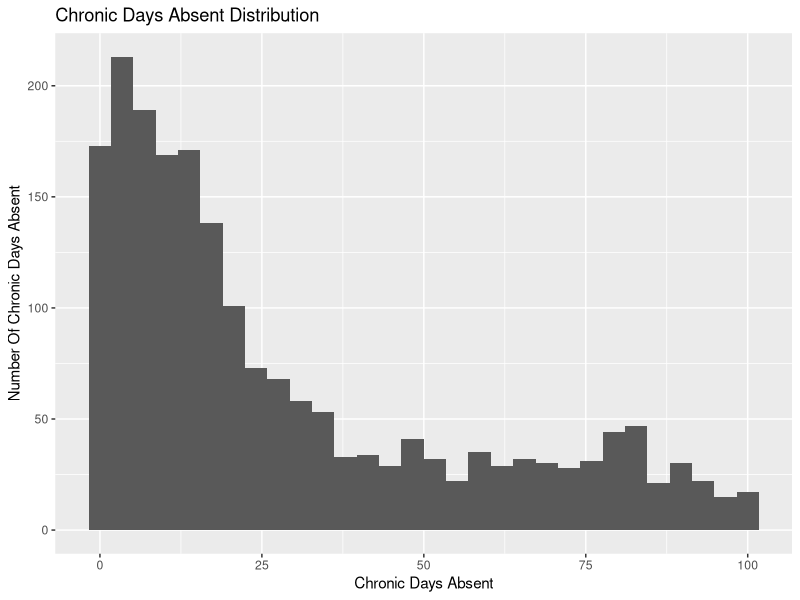
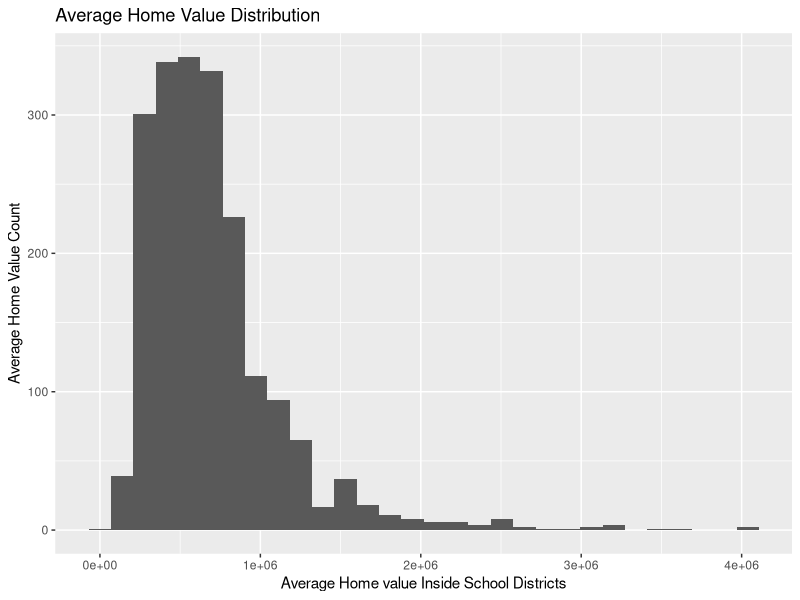
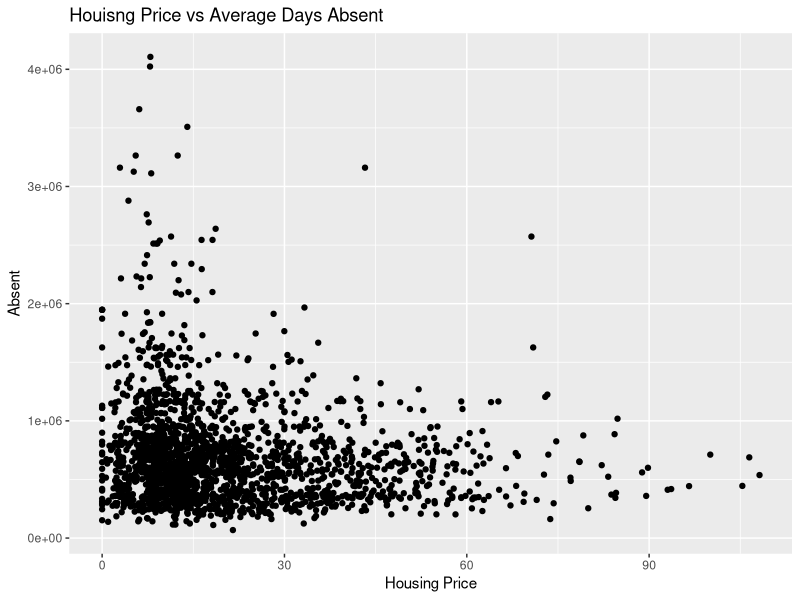
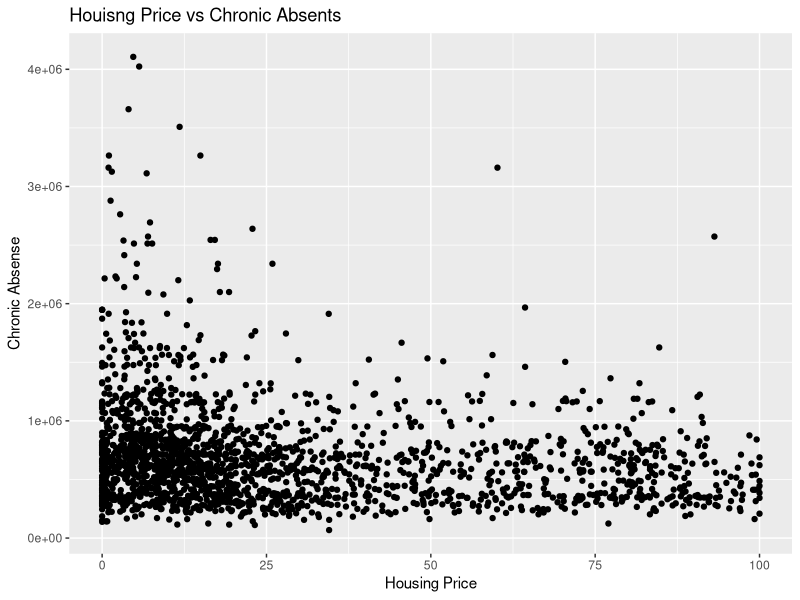
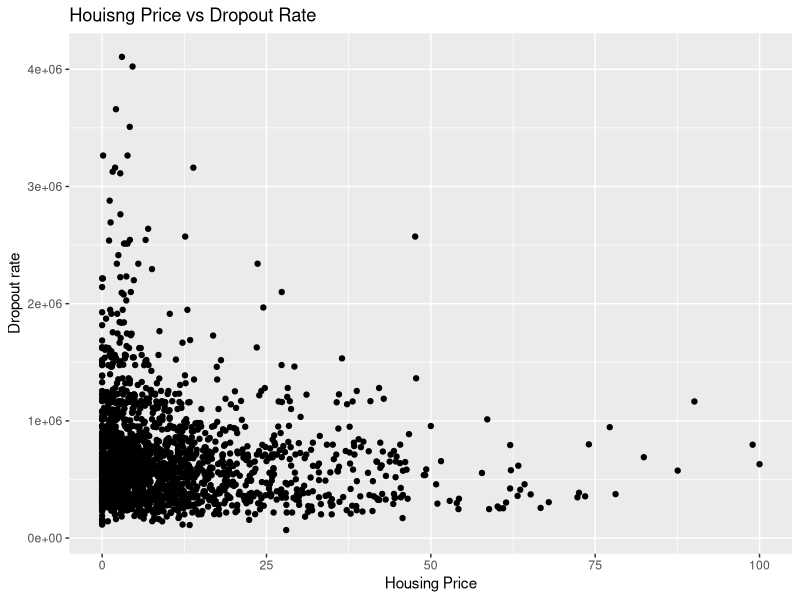
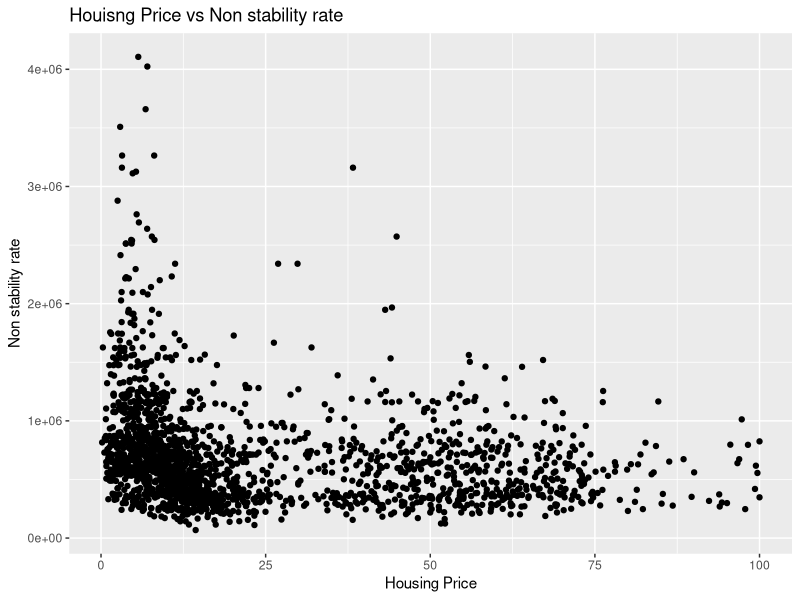
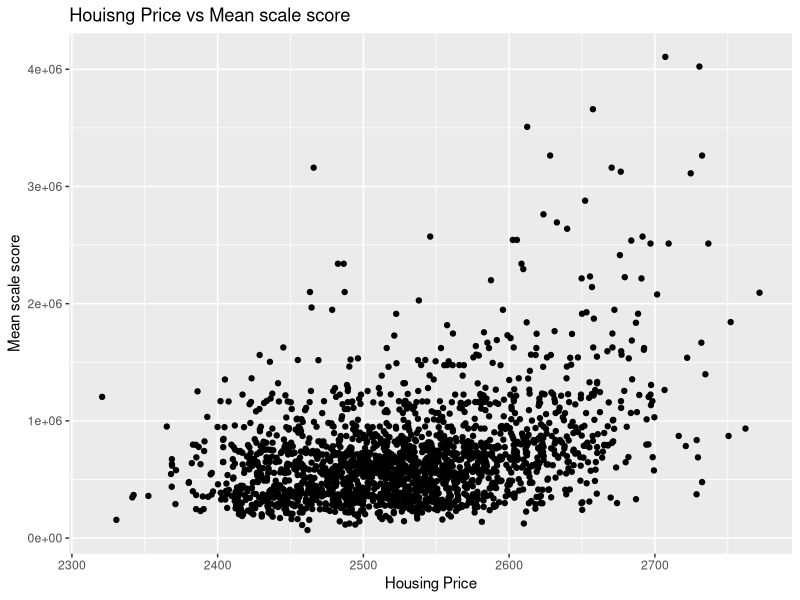
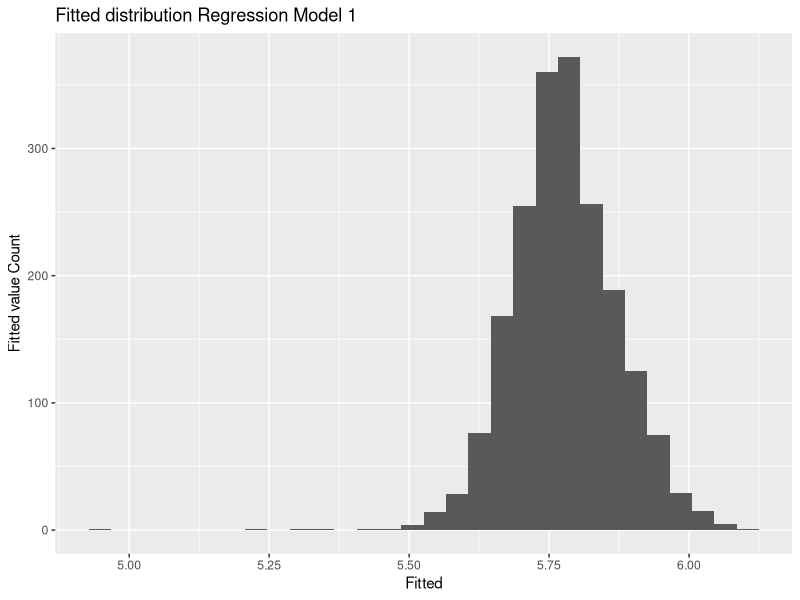

These figures' R source, in order:
## ---- chunk 1
knitr::opts_chunk$set(echo = FALSE)
## ---- chunk 2
library(tidyverse)
library(stringr)
library(knitr)
library(skimr)
library(broom)
library(readr)
library(car) 
## ---- chunk 3
data <- read_csv("data/data.csv")
glimpse(data)
## ---- chunk 4
ggplot(data, aes(x =ChronicAbsenteeismRate)) + geom_histogram() +
labs(x ="Chronic Days Absent",
y = "Number Of Chronic Days Absent",
title = "Chronic Days Absent Distribution")

data %>%
  summarise(max = max(ChronicAbsenteeismRate),
            min = min(ChronicAbsenteeismRate),
            mean = mean(ChronicAbsenteeismRate),
            med = median(ChronicAbsenteeismRate),
            sd = sd(ChronicAbsenteeismRate))


ggplot(data, aes(x =average2021)) +
  geom_histogram() +
  labs(x ="Average Home value Inside School Districts",
       y = "Average Home Value Count", 
       title = "Average Home Value Distribution")
data %>%
  summarise(max = max(average2021),
            min = min(average2021),
            mean = mean(average2021),
            med = median(average2021),
            sd = sd(average2021))

ggplot(data, aes(y = average2021, x = `Average Days Absent`)) +
               geom_point() +
               labs(x="Housing Price",
               y="Absent", 
               title = "Houisng Price vs Average Days Absent")
ggplot(data, aes(y = average2021, x = ChronicAbsenteeismRate)) +
               geom_point() +
               labs(x="Housing Price",
               y="Chronic Absense", title = "Houisng Price vs Chronic Absents")
ggplot(data, aes(y = average2021, x = `Dropout (Rate)`)) +
               geom_point() +
               labs(x="Housing Price",
               y="Dropout rate",title = "Houisng Price vs Dropout Rate")
ggplot(data, aes(y = average2021, x = `Non-Stability Rate (percent)`)) +
               geom_point() +
               labs(x="Housing Price",
               y="Non stability rate",title = "Houisng Price vs Non stability rate")
ggplot(data, aes(y = average2021, x = `Mean Scale Score`)) +
               geom_point() +
               labs(x="Housing Price",
               y="Mean scale score",title = "Houisng Price vs Mean scale score")
## ---- chunk 5
data <- data %>% 
  mutate(average2021= log10(average2021))
data <- data %>% 
  mutate(
    `Average Days Absent`= (`Average Days Absent` - mean(`Average Days Absent`)) / sd(`Average Days Absent`),
    ChronicAbsenteeismRate= (ChronicAbsenteeismRate - mean(ChronicAbsenteeismRate)) / sd(ChronicAbsenteeismRate),
    `Dropout (Rate)`= (`Dropout (Rate)` - mean(`Dropout (Rate)`)) / sd(`Dropout (Rate)`),
    `Non-Stability Rate (percent)`= (`Non-Stability Rate (percent)` - mean(`Non-Stability Rate (percent)`)) / sd(`Non-Stability Rate (percent)`),
    `Suspension Rate (Total)`= (`Suspension Rate (Total)` - mean(`Suspension Rate (Total)`)) / sd(`Suspension Rate (Total)`),
    `Mean Scale Score`= (`Mean Scale Score` - mean(`Mean Scale Score`)) / sd(`Mean Scale Score`),
)
## ---- chunk 6
reg_model <- lm(average2021 ~ `Average Days Absent`+ ChronicAbsenteeismRate+ `Dropout (Rate)`+ `Non-Stability Rate (percent)`+ `Suspension Rate (Total)`+ `Mean Scale Score`,  data = data)
  tidy(reg_model, conf.int = TRUE) %>% # output model
  kable(digits = 3) # format model output

reg_model2 <- lm(average2021 ~ `Average Days Absent`+ ChronicAbsenteeismRate+ `Dropout (Rate)`+ `Suspension Rate (Total)`+ `Mean Scale Score`,  data = data)
  tidy(reg_model2, conf.int = TRUE) %>% # output model
  kable(digits = 3) # format model output
  
reg_model3 <- lm(average2021 ~ `Average Days Absent`+ ChronicAbsenteeismRate+ `Dropout (Rate)`+ `Non-Stability Rate (percent)`+ `Mean Scale Score`,  data = data)
  tidy(reg_model3, conf.int = TRUE) %>% # output model
  kable(digits = 3) # format model output
  
## ---- chunk 7
ggplot(reg_model, aes(reg_model$fitted.values)) +
  geom_histogram() +
  labs(x = "Fitted",
       y = "Fitted value Count",
       title = "Fitted distribution Regression Model 1")

arm::binnedplot(reg_model$fitted.values ,reg_model$residuals, 
    xlab="Home Value", ylab="Average residual", 
    main="Home Value vs. Average residuals", col.int="gray")

ggplot(reg_model2, aes(reg_model2$fitted.values)) +
  geom_histogram() +
  labs(x = "Fitted",
       y = "Fitted value Count",
       title = "Fitted distribution Regression Model 2")

arm::binnedplot(reg_model2$fitted.values ,reg_model2$residuals, 
    xlab="Home Value", ylab="Average residual", 
    main="Home Value vs. Average residuals", col.int="gray")

ggplot(reg_model3, aes(reg_model3$fitted.values)) +
  geom_histogram() +
  labs(x = "Fitted",
       y = "Fitted value Count",
       title = "Fitted distribution Regression Model 3")
arm::binnedplot(reg_model3$fitted.values ,reg_model3$residuals, 
    xlab="Home Value", ylab="Average residual", 
    main="Home Value vs. Average residuals", col.int="gray")
## ---- chunk 8
anova(reg_model2, reg_model, test = "Chisq")
anova(reg_model3, reg_model, test = "Chisq")
summary(reg_model2)
vif(reg_model2)
## ---- chunk 9
print("average residual for the model is")
print(mean(reg_model2$residuals))
## ---- chunk 10
ggplot(reg_model2, aes(x = average2021, y = .resid))+
  geom_point() +
  geom_hline(yintercept = 0, color = 'blue') +
  labs(x = 'Housing Value', y = 'Residuals', title = 'Residuals vs Housing Price')
